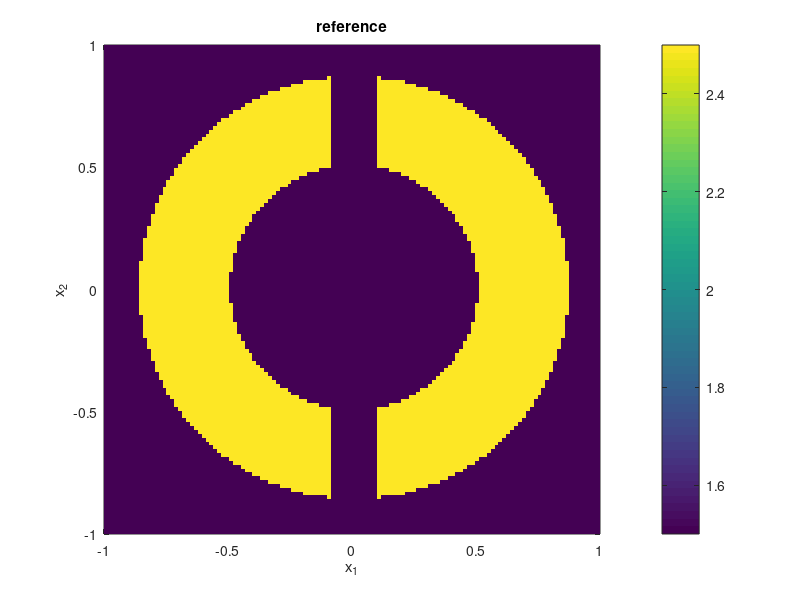

MATLAB code for this plot: (Note: this script raises an error after producing the figure.)
function multimat_pot
% This function solves the multimaterial topology optimization problem
%  min 1/2 \|y-yd\|^2 +
%    alpha/2\sum_i\int((u_i+u_{i+1})u(x)-u_iu_{i+1})\chi_{[u_i,u_{i+1}]}
%      s.t. -\Delta y + u = f, \partial_\nu y = 0,  u_1 <= u(x) <= u_d
% using the approach described in the paper
%    "A convex analysis approach to multi-material topology optimization"
% by Christian Clason and Karl Kunisch, see
% http://math.uni-graz.at/mobis/publications/SFB-Report-2015-011.pdf.
%
% January 14, 2016           Christian Clason <christian.clason@uni-due.de>
%                                                     http://udue.de/clason

%% setup
% problem parameters
N     = 128;            % number of nodes per dimension
maxit = 300;            % max number of Newton steps
alpha = 1e-6;           % control cost parameter (L^2)
tmin  = 1e-6;           % minimal step length
ub = [1 1.5 2 2.5]';    % vector of control states
d  = length(ub);        % number of control states

% uniform grid
x       = linspace(-1,1,N)';     % spatial grid points (uniform in x,y)
[xx,yy] = meshgrid(x);           % coordinates of nodes
h2      = (x(2)-x(1))^2;         % grid size (squared)
N2      = N*N;
tplot   = @(n,f,s) tplot_(n,f,s,N,xx,yy);
dplot   = @(n,f,s) dplot_(n,f,s,N,xx,yy,ub);

% differential operator (second order finite differences for Poisson)
D2 = spdiags(ones(N,1)*[-1 2 -1]/h2,-1:1,N,N); 
D2(1,1) = 1/h2; D2(end,end) = 1/h2;   % modify for Neumann b.c.
A = kron(speye(N,N),D2)+kron(D2,speye(N,N));

% right-hand side
f = sin(pi*xx(:)).*sin(pi*yy(:));

% target obtained from reference coefficient
ue = 1.5+(xx.^2+yy.^2 < 3/4).*(xx.^2+yy.^2 > 1/4).*(xx>1/10)...
        +(xx.^2+yy.^2 < 3/4).*(xx.^2+yy.^2 > 1/4).*(xx<-1/10);
z = (A+spdiags(ue(:),0,N2,N2))\f;
dplot(1,ue,'reference');
tplot(2,z,'target');

%% compute control
% initialize iterates
y  = zeros(N2,1);                 % state variable
p  = zeros(N2,1);                 % adjoint state variable
as = zeros(2*d-1,N2);             % active sets

% continuation strategy
gamma = 1;
while gamma > 1e-12
    fprintf('\nCompute solution for gamma = %1.3e:\n',gamma);
    fprintf('It\tupdate\t\tresidual\tstep size\n');
       
    % semismooth Newton iteration
    it = 1;    nold = 1e99;    tau = 1;    tflag = '';
    ga = 1+2*gamma/alpha;
    while true
        % compute active sets
        as_old = as;
        q = -p(:).*y(:);
        % Q_i^gamma
        as(1,:) = (q < alpha/2*(ga*ub(1)+ub(2)));
        for i = 2:d-1
            as(i,:) = (q > alpha/2*(ub(i-1)+ga*ub(i))) & ...
                (q < alpha/2*(ga*ub(i)+ub(i+1)));
        end
        as(d,:) =  (q > alpha/2*(ub(d-1)+ga*ub(d)));
        He = as(1:d,:)'*ub;
        % Q_i,i+1^gamma
        for i = 1:d-1
            as(d+i,:) = (q >= alpha/2*(ga*ub(i)+ub(i+1))) & ...
                (q <= alpha/2*(ga*ub(i+1)+ub(i)));
            He  = He + (q-alpha/2*(ub(i)+ub(i+1))).*as(d+i,:)'/gamma;
        end
        DHe = sum(as(d+1:end,:),1)'/gamma;
        
        % gradient
        rhs = -[A*p+He.*p+(y-z(:)); A*y+He.*y-f];
        nr  = norm(rhs(:));
        
        % line search
        if nr >= nold        % if no decrease: backtrack (never on first iteration)
            tau = tau/2;
            y = y - tau*dx(1:N2);
            p = p - tau*dx(1+N2:end);
            if tau < tmin    % accept non-monotone step
                tflag = 'n';
            else             % bypass rest of while loop; compute new gradient
                continue;
            end
        end
        
        % terminate Newton?
        update = nnz((as-as_old));
        fprintf('%i\t%d\t\t%1.3e\t%1.3e%c\n',...
            it,update,nr,tau,tflag);
        if update == 0 && nr < 1e-6  % success, solution found
            break;
        elseif it == maxit           % failure, too many iterations
            break;
        end
        
        % otherwise update information, continue
        it = it+1;   nold = nr;   tau = 1;   tflag = '';
        
        % Newton matrix
        Ae  = A+spdiags(He-DHe.*p.*y,0,N2,N2);
        C   = [spdiags(1-DHe.*p.^2,0,N2,N2)   Ae; ...
               Ae'                            spdiags(-DHe.*y.^2,0,N2,N2)];

        % semismooth Newton step
        dx = C\rhs;
        y = y + dx(1:N2);
        p = p + dx(1+N2:end);
    end % Newton
    
    % check convergence
    if it < maxit                      % converged: accept iterate, continue
        u = He;                        % compute control from dual iterate
        dplot(3,u,'control');          % plot control
        regnodes = nnz(as(d+1:end,:)); % number of nodes in Q_i,i+1^gamma
        fprintf('Solution has %i node(s) in regularized active sets\n',regnodes);
        gamma = gamma/2;               % reduce gamma
    else                               % not converged: reject, terminate
        fprintf('Iterate rejected, returning u_gamma for gamma = %1.3e\n',gamma*2);
        break;
    end
    
end % continuation

%% plot results
dplot(3,u,'coefficient');
tplot(4,y,'state');
red_cost  = (norm(ue(:))-norm(u(:)))/norm(ue(:)); % relative reduction in control cost
red_track = norm(y(:)-z(:))/norm(z(:));           % relative reduction in tracking cost
fprintf('Relative reduction in control cost: %1.3e, tracking: %1.3e\n',red_cost,red_track);
 
end % main function


function tplot_(n,f,s,N,x,y)
figure(n);
surf(x,y,reshape(f,N,N));
shading interp; lighting phong; camlight headlight; alpha(0.8);
title(s); xlabel('x_1'); ylabel('x_2');
drawnow;
end % tplot_ function


function dplot_(n,f,s,N,x,y,ub)
figure(n);
pcolor(x,y,reshape(f,N,N));
shading flat;
title(s); xlabel('x_1'); ylabel('x_2');
colorbar('Limits',[ub(1),ub(end)],'Ticks',ub); caxis([ub(1) ub(end)]);
drawnow;
end % dplot_ function
